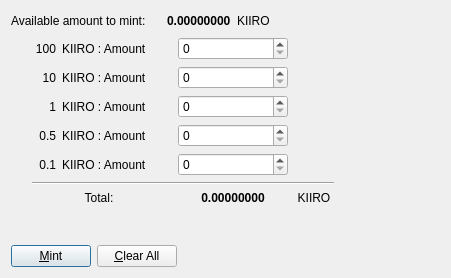
<?xml version="1.0" encoding="UTF-8"?>
<ui version="4.0">
 <class>ManualMintDialog</class>
 <widget class="QDialog" name="ManualMintDialog">
  <property name="geometry">
   <rect>
    <x>0</x>
    <y>0</y>
    <width>451</width>
    <height>278</height>
   </rect>
  </property>
  <property name="windowTitle">
   <string>Coin Selection</string>
  </property>
  <layout class="QVBoxLayout" name="verticalLayout">
   <item>
    <layout class="QVBoxLayout" name="verticalLayout_2">
     <item>
      <layout class="QHBoxLayout" name="horizontalLayout">
       <item>
        <widget class="QLabel" name="label">
         <property name="minimumSize">
          <size>
           <width>150</width>
           <height>0</height>
          </size>
         </property>
         <property name="text">
          <string>Available amount to mint:</string>
         </property>
        </widget>
       </item>
       <item>
        <widget class="QLabel" name="availableAmount">
         <property name="font">
          <font>
           <weight>75</weight>
           <bold>true</bold>
          </font>
         </property>
         <property name="text">
          <string>0.00000000</string>
         </property>
        </widget>
       </item>
       <item>
        <widget class="QLabel" name="label_3">
         <property name="text">
          <string>KIIRO</string>
         </property>
        </widget>
       </item>
       <item>
        <spacer name="horizontalSpacer">
         <property name="orientation">
          <enum>Qt::Horizontal</enum>
         </property>
         <property name="sizeHint" stdset="0">
          <size>
           <width>40</width>
           <height>20</height>
          </size>
         </property>
        </spacer>
       </item>
      </layout>
     </item>
     <item>
      <layout class="QHBoxLayout" name="horizontalLayout_5">
       <item>
        <spacer name="horizontalSpacer_3">
         <property name="orientation">
          <enum>Qt::Horizontal</enum>
         </property>
         <property name="sizeType">
          <enum>QSizePolicy::Fixed</enum>
         </property>
         <property name="sizeHint" stdset="0">
          <size>
           <width>15</width>
           <height>20</height>
          </size>
         </property>
        </spacer>
       </item>
       <item>
        <layout class="QGridLayout" name="gridLayout">
         <item row="4" column="1">
          <widget class="QLabel" name="label_13">
           <property name="text">
            <string>KIIRO : Amount</string>
           </property>
           <property name="margin">
            <number>0</number>
           </property>
          </widget>
         </item>
         <item row="6" column="0" colspan="2">
          <layout class="QFormLayout" name="formLayout_3">
           <property name="labelAlignment">
            <set>Qt::AlignCenter</set>
           </property>
           <property name="formAlignment">
            <set>Qt::AlignHCenter|Qt::AlignTop</set>
           </property>
           <item row="0" column="0" colspan="2">
            <widget class="QLabel" name="label_14">
             <property name="text">
              <string>Total:</string>
             </property>
             <property name="alignment">
              <set>Qt::AlignCenter</set>
             </property>
            </widget>
           </item>
          </layout>
         </item>
         <item row="4" column="2">
          <widget class="QSpinBox" name="coinAmount01"/>
         </item>
         <item row="3" column="1">
          <widget class="QLabel" name="label_12">
           <property name="text">
            <string>KIIRO : Amount</string>
           </property>
           <property name="margin">
            <number>0</number>
           </property>
          </widget>
         </item>
         <item row="1" column="0">
          <widget class="QLabel" name="label_7">
           <property name="text">
            <string>10</string>
           </property>
           <property name="alignment">
            <set>Qt::AlignRight|Qt::AlignTrailing|Qt::AlignVCenter</set>
           </property>
           <property name="margin">
            <number>0</number>
           </property>
          </widget>
         </item>
         <item row="2" column="2">
          <widget class="QSpinBox" name="coinAmount1"/>
         </item>
         <item row="2" column="1">
          <widget class="QLabel" name="label_11">
           <property name="text">
            <string>KIIRO : Amount</string>
           </property>
           <property name="margin">
            <number>0</number>
           </property>
          </widget>
         </item>
         <item row="2" column="0">
          <widget class="QLabel" name="label_6">
           <property name="text">
            <string>1</string>
           </property>
           <property name="alignment">
            <set>Qt::AlignRight|Qt::AlignTrailing|Qt::AlignVCenter</set>
           </property>
           <property name="margin">
            <number>0</number>
           </property>
          </widget>
         </item>
         <item row="1" column="1">
          <widget class="QLabel" name="label_10">
           <property name="text">
            <string>KIIRO : Amount</string>
           </property>
           <property name="margin">
            <number>0</number>
           </property>
          </widget>
         </item>
         <item row="4" column="0">
          <widget class="QLabel" name="label_5">
           <property name="text">
            <string>0.1</string>
           </property>
           <property name="alignment">
            <set>Qt::AlignRight|Qt::AlignTrailing|Qt::AlignVCenter</set>
           </property>
           <property name="margin">
            <number>0</number>
           </property>
          </widget>
         </item>
         <item row="0" column="2">
          <widget class="QSpinBox" name="coinAmount100"/>
         </item>
         <item row="1" column="2">
          <widget class="QSpinBox" name="coinAmount10"/>
         </item>
         <item row="5" column="0" colspan="4">
          <layout class="QFormLayout" name="formLayout">
           <item row="0" column="1">
            <widget class="Line" name="line">
             <property name="orientation">
              <enum>Qt::Horizontal</enum>
             </property>
            </widget>
           </item>
          </layout>
         </item>
         <item row="6" column="3">
          <widget class="QLabel" name="label_15">
           <property name="minimumSize">
            <size>
             <width>40</width>
             <height>0</height>
            </size>
           </property>
           <property name="text">
            <string>KIIRO</string>
           </property>
           <property name="alignment">
            <set>Qt::AlignCenter</set>
           </property>
          </widget>
         </item>
         <item row="0" column="1">
          <widget class="QLabel" name="label_9">
           <property name="minimumSize">
            <size>
             <width>110</width>
             <height>0</height>
            </size>
           </property>
           <property name="text">
            <string>KIIRO : Amount</string>
           </property>
           <property name="margin">
            <number>0</number>
           </property>
          </widget>
         </item>
         <item row="3" column="0">
          <widget class="QLabel" name="label_8">
           <property name="text">
            <string>0.5</string>
           </property>
           <property name="alignment">
            <set>Qt::AlignRight|Qt::AlignTrailing|Qt::AlignVCenter</set>
           </property>
           <property name="margin">
            <number>0</number>
           </property>
          </widget>
         </item>
         <item row="3" column="2">
          <widget class="QSpinBox" name="coinAmount05"/>
         </item>
         <item row="6" column="2">
          <widget class="QLabel" name="totalAmount">
           <property name="minimumSize">
            <size>
             <width>110</width>
             <height>0</height>
            </size>
           </property>
           <property name="font">
            <font>
             <weight>75</weight>
             <bold>true</bold>
            </font>
           </property>
           <property name="layoutDirection">
            <enum>Qt::LeftToRight</enum>
           </property>
           <property name="text">
            <string>0.00000000</string>
           </property>
           <property name="alignment">
            <set>Qt::AlignCenter</set>
           </property>
          </widget>
         </item>
         <item row="0" column="0">
          <widget class="QLabel" name="label_4">
           <property name="minimumSize">
            <size>
             <width>30</width>
             <height>0</height>
            </size>
           </property>
           <property name="text">
            <string>100</string>
           </property>
           <property name="alignment">
            <set>Qt::AlignRight|Qt::AlignTrailing|Qt::AlignVCenter</set>
           </property>
           <property name="margin">
            <number>0</number>
           </property>
          </widget>
         </item>
        </layout>
       </item>
       <item>
        <spacer name="horizontalSpacer_4">
         <property name="orientation">
          <enum>Qt::Horizontal</enum>
         </property>
         <property name="sizeHint" stdset="0">
          <size>
           <width>40</width>
           <height>20</height>
          </size>
         </property>
        </spacer>
       </item>
      </layout>
     </item>
     <item>
      <spacer name="verticalSpacer">
       <property name="orientation">
        <enum>Qt::Vertical</enum>
       </property>
       <property name="sizeHint" stdset="0">
        <size>
         <width>20</width>
         <height>40</height>
        </size>
       </property>
      </spacer>
     </item>
     <item>
      <layout class="QHBoxLayout" name="horizontalLayout_2">
       <item>
        <widget class="QPushButton" name="mintButton">
         <property name="text">
          <string>&amp;Mint</string>
         </property>
        </widget>
       </item>
       <item>
        <widget class="QPushButton" name="clearAllButton">
         <property name="text">
          <string>&amp;Clear All</string>
         </property>
        </widget>
       </item>
       <item>
        <spacer name="horizontalSpacer_2">
         <property name="orientation">
          <enum>Qt::Horizontal</enum>
         </property>
         <property name="sizeHint" stdset="0">
          <size>
           <width>40</width>
           <height>20</height>
          </size>
         </property>
        </spacer>
       </item>
      </layout>
     </item>
    </layout>
   </item>
  </layout>
 </widget>
 <resources/>
 <connections/>
</ui>
